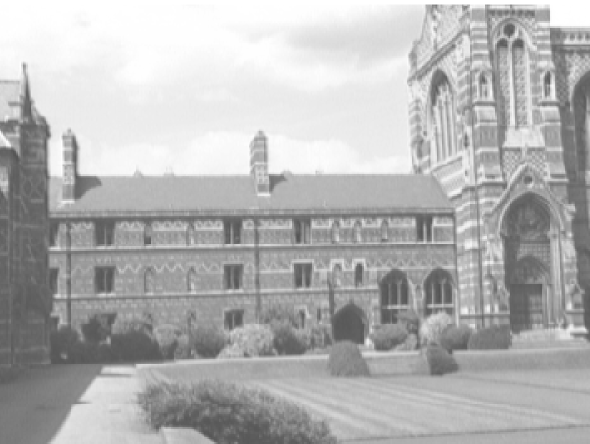
#> input picture Fotomosaico/im1_.png, 1180 x 888 px (shown at 1/2 size)
$ python do_mosaic_lesson.py
#> lines starting #> are read from the running program, lines starting #| are printed output that depends on the picture; after the words box and inside, x2 and y2 are one past the last pixel; in counts of white or black regions, pixels touching at a corner belong together; long printed decimals are rounded
### Fotomosaico/fotomosaic.py
import numpy as np
import cv2
import matplotlib.pyplot as plt


def show_image(image, title=None, cmap=None):
    """Show an image with matplotlib and keep the figure open."""
    plt.figure(figsize=(10, 8))
    if cmap is not None:
        plt.imshow(image, cmap=cmap)
    elif image.ndim == 2:
        plt.imshow(image, cmap='gray')
    else:
        plt.imshow(cv2.cvtColor(image, cv2.COLOR_BGR2RGB))
    plt.axis('off')
    if title is not None:
        plt.title(title)
    plt.draw()
    plt.pause(0.001)


def resize_for_sift(image, max_size=1000):
    """Resize the image if its largest dimension exceeds max_size."""
    h, w = image.shape[:2]
    if max(h, w) <= max_size:
        return image, 1.0
    scale = max_size / float(max(h, w))
    new_w = int(np.round(w * scale))
    new_h = int(np.round(h * scale))
    resized = cv2.resize(image, (new_w, new_h), interpolation=cv2.INTER_AREA)
    return resized, scale


def sift_features(image, nfeatures=800, contrastThreshold=0.04, edgeThreshold=10):
    """Extract SIFT keypoints and descriptors from a grayscale image."""
    image_uint8 = np.asarray(image, dtype=np.uint8)
    sift = cv2.SIFT_create(
        nfeatures=nfeatures,
        contrastThreshold=contrastThreshold,
        edgeThreshold=edgeThreshold,
    )
    keypoints, descriptors = sift.detectAndCompute(image_uint8, None)
    if descriptors is None:
        return np.zeros((0, 4), dtype=np.float32), np.zeros((0, 128), dtype=np.float32)

    frames = np.zeros((len(keypoints), 4), dtype=np.float32)
    for i, kp in enumerate(keypoints):
        frames[i, 0] = kp.pt[0]
        frames[i, 1] = kp.pt[1]
        frames[i, 2] = kp.size
        frames[i, 3] = kp.angle
    return frames, descriptors.astype(np.float32)


def match_features(d1, d2, ratio_thresh=0.75):
    """Match descriptors with k-NN and ratio test to avoid full distance matrices."""
    if d1.size == 0 or d2.size == 0:
        return np.zeros((0, 3), dtype=np.float32)

    matcher = cv2.BFMatcher(cv2.NORM_L2, crossCheck=False)
    raw_matches = matcher.knnMatch(d1, d2, k=2)
    matches = []
    for pair in raw_matches:
        if len(pair) < 2:
            continue
        m, n = pair
        if m.distance < ratio_thresh * n.distance:
            ratio = m.distance / max(n.distance, 1e-9)
            matches.append((m.queryIdx, m.trainIdx, ratio))
    if len(matches) == 0:
        return np.zeros((0, 3), dtype=np.float32)

    mm = np.array(matches, dtype=np.float32)
    sort_idx = np.argsort(mm[:, 2])
    return mm[sort_idx]


# [53 lines left out: functions get_matches, pdist2, not called in this run]


def data_normalize(pts):
    """Compute a normalization matrix for homogeneous points."""
    c = np.mean(pts[:2, :], axis=1)
    distances = np.sqrt((pts[0, :] - c[0]) ** 2 + (pts[1, :] - c[1]) ** 2)
    s = np.sqrt(2) / np.mean(distances)
    T = np.array([[s, 0.0, -c[0] * s], [0.0, s, -c[1] * s], [0.0, 0.0, 1.0]], dtype=np.float64)
    return T


def compute_homography(pts1, pts2):
    """Estimate a homography mapping pts1 to pts2 using normalized DLT."""
    T1 = data_normalize(pts1)
    T2 = data_normalize(pts2)

    npts1 = T1 @ pts1
    npts2 = T2 @ pts2
    l = npts1.shape[1]

    A = np.zeros((3 * l, 9), dtype=np.float64)
    A[:l, 3:6] = -np.repeat(npts2[2, :].reshape(l, 1), 3, axis=1) * npts1.T
    A[:l, 6:9] = np.repeat(npts2[1, :].reshape(l, 1), 3, axis=1) * npts1.T
    A[l:2 * l, 0:3] = np.repeat(npts2[2, :].reshape(l, 1), 3, axis=1) * npts1.T
    A[l:2 * l, 6:9] = -np.repeat(npts2[0, :].reshape(l, 1), 3, axis=1) * npts1.T
    A[2 * l:3 * l, 0:3] = -np.repeat(npts2[1, :].reshape(l, 1), 3, axis=1) * npts1.T
    A[2 * l:3 * l, 3:6] = np.repeat(npts2[0, :].reshape(l, 1), 3, axis=1) * npts1.T

    _, D, vh = np.linalg.svd(A)
    H = vh[-1, :].reshape((3, 3)).T
    H = np.linalg.inv(T2) @ H @ T1
    return H, D


def find_homography_ransac(pts1, pts2, reprojThreshold=4.0, maxIters=3000):
    """Estimate a robust homography using OpenCV RANSAC."""
    if pts1.shape[0] < 4 or pts2.shape[0] < 4:
        return np.eye(3, dtype=np.float64), np.zeros((0,), dtype=np.uint8)
    H, mask = cv2.findHomography(
        pts1.astype(np.float32),
        pts2.astype(np.float32),
        cv2.RANSAC,
        reprojThreshold,
        maxIters=maxIters,
    )
    if H is None:
        return np.eye(3, dtype=np.float64), np.zeros((0,), dtype=np.uint8)
    return H.astype(np.float64), mask.ravel().astype(np.uint8)


# [65 lines left out: functions get_inliers, steps, ransac_homography, reinard, not called in this run]


def transform_img(im, H, b_o):
    """Warp an image using a homography and return the resampled image and mask."""
    sz = im.shape
    b = np.array([[0, 0, 1], [sz[1], 0, 1], [0, sz[0], 1], [sz[1], sz[0], 1]], dtype=np.float64).T
    b_ = H @ b
    b_ = (b_ / b_[2, :]).T

    combined = np.vstack((b_, b_o))
    min_xy = np.floor(np.min(combined, axis=0))
    max_xy = np.ceil(np.max(combined, axis=0))
    width = max(1, int(max_xy[0] - min_xy[0]))
    height = max(1, int(max_xy[1] - min_xy[1]))

    T = np.array([[1.0, 0.0, -min_xy[0]], [0.0, 1.0, -min_xy[1]], [0.0, 0.0, 1.0]], dtype=np.float64)
    H_ = T @ H

    im_ = cv2.warpPerspective(im, H_, (width, height), flags=cv2.INTER_LINEAR)
    mask_src = np.ones((sz[0], sz[1]), dtype=np.uint8)
    mask_ = cv2.warpPerspective(mask_src, H_, (width, height), flags=cv2.INTER_NEAREST).astype(bool)
    return im_.astype(np.float32), mask_, b_


# [4 lines left out: function prepare_homogeneous_corners, not called in this run]

### Fotomosaico/do_mosaic_lesson.py
import os
import cv2
import numpy as np
import matplotlib.pyplot as plt

from fotomosaic import (
    show_image,
    sift_features,
    match_features,
    resize_for_sift,
    compute_homography,
    find_homography_ransac,
    ransac_homography,
    transform_img,
    reinard,
)


def press_enter_to_continue(message='Press Enter to continue...'):
    input(message)


def main():
    # load the two input images and convert them to grayscale
    im1 = cv2.imread('im1_.png')
#> im1 is the input picture: shape (888, 1180, 3); min 83, max 255, mean 179.3
    im2 = cv2.imread('im2_.png')
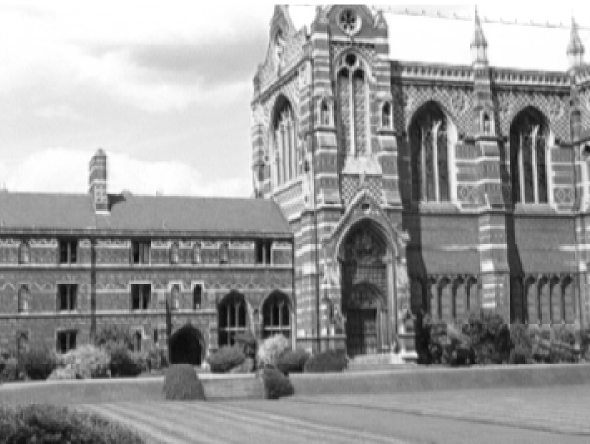
#> input picture Fotomosaico/im2_.png, 1180 x 888 px (shown at 1/2 size)
#> im2 is the input picture: shape (888, 1180, 3); min 8, max 255, mean 154.8
    if im1 is None or im2 is None:
        raise FileNotFoundError('Could not load im1_.png or im2_.png')

    im1, scale1 = resize_for_sift(im1, max_size=1000)
#> scale1 = 0.847
    im2, scale2 = resize_for_sift(im2, max_size=1000)
#> scale2 = 0.847
    i1 = cv2.cvtColor(im1, cv2.COLOR_BGR2GRAY).astype(np.float32)
    i2 = cv2.cvtColor(im2, cv2.COLOR_BGR2GRAY).astype(np.float32)

    # remove the white top border, as in the MATLAB version
    i1 = i1[10:, :]
#> i1: shape (743, 1000) float32
    i2 = i2[10:, :]
#> i2: shape (743, 1000) float32

    # show both input images side by side
    plt.figure(figsize=(12, 5))
    plt.subplot(1, 2, 1)
    plt.imshow(i1.astype(np.uint8), cmap='gray')
    plt.axis('off')
    plt.title('Image 1')
    plt.subplot(1, 2, 2)
    plt.imshow(i2.astype(np.uint8), cmap='gray')
    plt.axis('off')
    plt.title('Image 2')
    plt.show(block=False)
    press_enter_to_continue()

    # detect SIFT keypoints and descriptors in both images
    f1, d1 = sift_features(i1)
#> in sift_features, `keypoints, descriptors = sift.detectAndCompute(image_uint8, None)`: keypoints = 801 keypoints; strongest (x, y, size): (880, 64, 11.6), (928, 125, 8.2), (96, 269, 24.2), (937, 135, 7.3)
#> in sift_features, `frames = np.zeros((len(keypoints), 4), dtype=np.float32)`: frames = 801 rows, first 6: [0, 0, 0, 0], [0, 0, 0, 0], [0, 0, 0, 0], [0, 0, 0, 0], [0, 0, 0, 0], [0, 0, 0, 0]
#> the loop in sift_features, `for i, kp in enumerate(keypoints):` made 801 passes
#> kp on passes 1 to 3: keypoint at (10.5, 190), size 7.3, keypoint at (787.5, 517.3), size 8.2, keypoint at (788.6, 311.9), size 7
#> after the loop in sift_features, `for i, kp in enumerate(keypoints):`: frames = 801 rows, first 6: [10.47, 190, 7.28, 258.8], [787.5, 517.3, 8.22, 263.6], [788.6, 311.9, 6.96, 207.9], [788.6, 311.9, 6.96, 248.7], [12.83, 234.2, 8.05, 275.9], [988.9, 60.16, 6.94, 269.1]
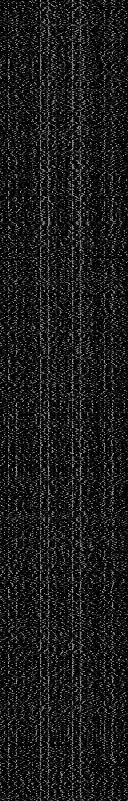
#> d1: shape (801, 128) float32; min 0, max 187, mean 26.9
#> f1 has the same summary as frames in sift_features
    f2, d2 = sift_features(i2)
#> in sift_features (call 2), `keypoints, descriptors = sift.detectAndCompute(image_uint8, None)`: keypoints = 800 keypoints; strongest (x, y, size): (702, 591, 7.7), (609, 116, 11.9), (480, 169, 19.6), (824, 189, 6.9)
#> in sift_features (call 2), `frames = np.zeros((len(keypoints), 4), dtype=np.float32)`: frames = 800 rows, first 6: [0, 0, 0, 0], [0, 0, 0, 0], [0, 0, 0, 0], [0, 0, 0, 0], [0, 0, 0, 0], [0, 0, 0, 0]
#> the loop in sift_features (call 2), `for i, kp in enumerate(keypoints):` made 800 passes
#> kp on passes 1 to 3: keypoint at (449, 583.7), size 20.5, keypoint at (631.1, 68.3), size 6.5, keypoint at (609, 115.9), size 11.9
#> after the loop in sift_features (call 2), `for i, kp in enumerate(keypoints):`: frames = 800 rows, first 6: [449, 583.7, 20.48, 230.3], [631.1, 68.27, 6.55, 282], [609, 115.9, 11.92, 346.9], [605.2, 98.97, 6, 26.77], [594.8, 91.01, 10.75, 19.11], [582.4, 113.7, 10.26, 215.8]
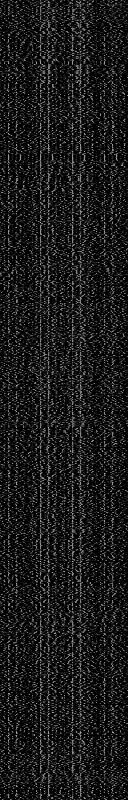
#> d2: shape (800, 128) float32; min 0, max 202, mean 27.2
#> f2 has the same summary as frames in sift_features

    # match descriptors using ratio test instead of a full distance matrix
    mm = match_features(d1, d2, ratio_thresh=0.75)
#> in match_features, `raw_matches = matcher.knnMatch(d1, d2, k=2)`: raw_matches = 801 matches
#> the loop in match_features, `for pair in raw_matches:` made 801 passes
#> ratio on passes 2, 4, 7, 8, 9, 11, 12, 18, 20, 21, 22, 23: 0.231, 0.635, 0.669, 0.429, 0.747, 0.403, 0.417, 0.381, 0.517, 0.48, 0.719, 0.407
#> after the loop in match_features, `for pair in raw_matches:`: matches = 343 items, first 6: (1, 452, 0.231), (3, 434, 0.635), (6, 69, 0.669), (7, 479, 0.429), (8, 354, 0.747), (10, 480, 0.403)
#> in match_features, `mm = np.array(matches, dtype=np.float32)`: mm = 343 rows, first 8: [1, 452, 0.231], [3, 434, 0.635], [6, 69, 0.669], [7, 479, 0.429], [8, 354, 0.747], [10, 480, 0.403], [11, 490, 0.417], [17, 423, 0.381]
#> in match_features, `sort_idx = np.argsort(mm[:, 2])`: sort_idx = 343 values, max 342 at index 314, min 0 at index 31, mean 171
#> mm = 343 rows, first 8: [197, 354, 0.0985], [343, 664, 0.142], [692, 546, 0.145], [443, 487, 0.146], [401, 303, 0.157], [544, 593, 0.162], [60, 14, 0.165], [426, 554, 0.165]
    mm = mm[mm[:, 2] < 0.95, :]

    # visualize matches as red-green overlay of the two grayscale images
    im12 = np.zeros((i1.shape[0], i1.shape[1], 3), dtype=np.float32)
    im12[:, :, 0] = i1
    im12[:, :, 1] = i2
    show_image(im12 / 255.0, title='Found matches')
    plt.plot([f1[mm[:, 0].astype(int), 0], f2[mm[:, 1].astype(int), 0]],
             [f1[mm[:, 0].astype(int), 1], f2[mm[:, 1].astype(int), 1]], '-', color='yellow')
    plt.draw()
    plt.pause(0.001)
    press_enter_to_continue()

    # compute the homography from image 1 to image 2 using all matches
    pt1 = np.column_stack((f1[:, :2], np.ones((f1.shape[0], 1), dtype=np.float64)))
#> pt1 = 801 rows, first 8: [10.47, 190, 1], [787.5, 517.3, 1], [788.6, 311.9, 1], [788.6, 311.9, 1], [12.83, 234.2, 1], [988.9, 60.16, 1], [988, 548.6, 1], [779.5, 259.2, 1]
    pt2 = np.column_stack((f2[:, :2], np.ones((f2.shape[0], 1), dtype=np.float64)))
#> pt2 = 800 rows, first 8: [449, 583.7, 1], [631.1, 68.27, 1], [609, 115.9, 1], [605.2, 98.97, 1], [594.8, 91.01, 1], [582.4, 113.7, 1], [780.8, 221.8, 1], [561.6, 200.5, 1]
    if mm.shape[0] < 4:
        raise RuntimeError('Not enough matches to compute initial homography.')
    H, _ = compute_homography(pt1[mm[:, 0].astype(int), :].T, pt2[mm[:, 1].astype(int), :].T)
#> in data_normalize, `c = np.mean(pts[:2, :], axis=1)`: c = [706.3, 337.9]
#> in data_normalize, `distances = np.sqrt((pts[0, :] - c[0]) ** 2 + (pts[1, :] - c[1]) ** 2)`: distances = 343 values, max 706.9 at index 342, min 30.79 at index 265, mean 235.1
#> in data_normalize, `s = np.sqrt(2) / np.mean(distances)`: s = 0.00601
#> in data_normalize, `T = np.array([[s, 0.0, -c[0] * s], [0.0, s, -c[1] * s], [0.0, 0.0, 1.0..`: T = [[0.00601, 0, -4.25], [0, 0.00601, -2.03], [0, 0, 1]]
#> in compute_homography, `T1 = data_normalize(pts1)`: T1 has the same summary as T in data_normalize
#> in compute_homography, `T2 = data_normalize(pts2)`: T2 = [[0.00638, 0, -2.85], [0, 0.00638, -2.42], [0, 0, 1]]
#> in compute_homography, `H = np.linalg.inv(T2) @ H @ T1`: H = [[0.632, -0.1, -145.8], [0.104, 0.469, -17.88], [0.000361, -0.000341, 0.436]]

    # verify the homography on one example match
    idx_check = min(32, mm.shape[0] - 1)
#> idx_check = 32
    pt1_test = pt1[mm[idx_check, 0].astype(int), :].T
#> pt1_test = [435.9, 416, 1]
    pt2_test = pt2[mm[idx_check, 1].astype(int), :].T
#> pt2_test = [158.4, 450.8, 1]
    pt1_test_ = H @ pt1_test
#> pt1_test_ = [88.25, 222.4, 0.452]
    pt1_test_ /= pt1_test_[2]
#> pt1_test_ = [195.4, 492.5, 1]
    print('Test correspondence:')
    print(np.column_stack((pt1_test_, pt2_test)))
#| [[195.434 158.397]
#|  [492.497 450.799]
#|  [  1.           1.        ]]
    press_enter_to_continue()

    # transform image 1 into the frame of image 2
    sz_o = i2.shape
#> sz_o = (743, 1000)
    b_o = np.array([[0.0, 0.0, 1.0], [sz_o[1], 0.0, 1.0], [0.0, sz_o[0], 1.0], [sz_o[1], sz_o[0], 1.0]], dtype=np.float64)
    i1n, i1n_mask, b_ = transform_img(i1, H, b_o)
#> in transform_img, `b_ = H @ b`: b_ = [[-145.8, 486.6, -220.2, 412.3], [-17.88, 86, 330.3, 434.2], [0.436, 0.797, 0.183, 0.543]]
#> in transform_img, `b_ = (b_ / b_[2, :]).T`: b_ = [[-334.3, -40.99, 1], [610.6, 107.9, 1], [-1205.1, 1808.2, 1], [758.6, 799, 1]]
#> in transform_img, `combined = np.vstack((b_, b_o))`: combined = [[-334.3, -40.99, 1], [610.6, 107.9, 1], [-1205.1, 1808.2, 1], [758.6, 799, 1], [0, 0, 1], [1000, 0, 1], [0, 743, 1], [1000, 743, 1]]
#> in transform_img, `min_xy = np.floor(np.min(combined, axis=0))`: min_xy = [-1206, -41, 1]
#> in transform_img, `max_xy = np.ceil(np.max(combined, axis=0))`: max_xy = [1000, 1809, 1]
#> in transform_img, `width = max(1, int(max_xy[0] - min_xy[0]))`: width = 2206
#> in transform_img, `height = max(1, int(max_xy[1] - min_xy[1]))`: height = 1850
#> in transform_img, `T = np.array([[1.0, 0.0, -min_xy[0]], [0.0, 1.0, -min_xy[1]], [0.0, 0...`: T = [[1, 0, 1206], [0, 1, 41], [0, 0, 1]]
#> in transform_img, `H_ = T @ H`: H_ = [[1.07, -0.512, 380.2], [0.119, 0.455, 0.00487], [0.000361, -0.000341, 0.436]]
#> in transform_img, `mask_ = cv2.warpPerspective(mask_src, H_, (width, height), flags=cv2.I..`:
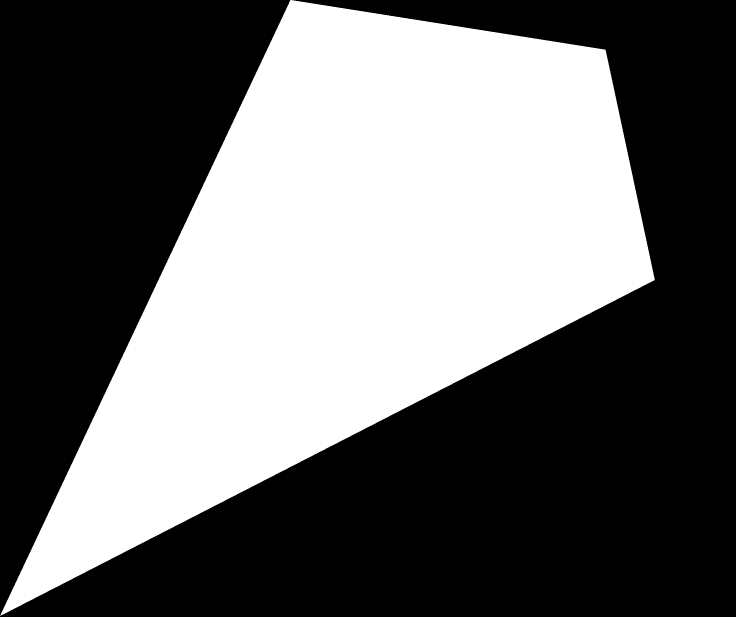
#> mask_: shape (1850, 2206) bool (shown at 1/3 size); 41.5% white; 1 white region, box (x1, y1, x2, y2) and area: (0, 0, 1964, 1848) 1691797
#> in transform_img, `mask_ = cv2.warpPerspective(mask_src, H_, (width, height), flags=cv2.I..`: mask_src: shape (743, 1000); every value is 1
    i2n, i2n_mask, _ = transform_img(i2, np.eye(3, dtype=np.float64), b_)
#> in transform_img (call 2), `mask_ = cv2.warpPerspective(mask_src, H_, (width, height), flags=cv2.I..`: mask_: shape (1850, 2206) bool; 18.2% white; 1 white region, box (x1, y1, x2, y2) and area: (1206, 41, 2206, 784) 743000

    # build a first mosaic without outlier rejection
    mosaic = i1n.copy()
    i12n_mask = i1n_mask & i2n_mask
#> i12n_mask: shape (1850, 2206) bool; 11.3% white; 1 white region, box (x1, y1, x2, y2) and area: (1206, 53, 1953, 784) 460364
    mosaic[i12n_mask] = (i1n[i12n_mask] + i2n[i12n_mask]) * 0.5
    i2n_only_mask = ~i1n_mask & i2n_mask
#> i2n_only_mask: shape (1850, 2206) bool; 6.9% white; 1 white region, box (x1, y1, x2, y2) and area: (1206, 41, 2206, 784) 282636
    mosaic[i2n_only_mask] = i2n[i2n_only_mask]

    show_image(mosaic.astype(np.uint8), title='Wrong mosaic')
    press_enter_to_continue()

    # run OpenCV RANSAC to find a robust homography using only inliers
    matched1 = f1[mm[:, 0].astype(int), :2]
#> matched1 = 343 pairs, first value 20.51 to 988, second value 11.09 to 600.1
    matched2 = f2[mm[:, 1].astype(int), :2]
#> matched2 = 343 pairs, first value 28.12 to 961, second value 58.64 to 637.6
    H, inlier_mask = find_homography_ransac(matched1, matched2, reprojThreshold=4.0, maxIters=3000)
#> in find_homography_ransac, `H, mask = cv2.findHomography( pts1.astype(np.float32), pts2.astype(np...`: H = [[1.11, -0.0321, -305.7], [0.0704, 1.06, -3.98], [0.000112, -1.33e-05, 1]]; mask = 343 values, max 1 at index 0, min 0 at index 177, mean 0.93
#> inlier_mask has the same summary as mask in find_homography_ransac
    if inlier_mask.sum() < 4:
        raise RuntimeError('RANSAC failed to find enough inliers.')
    mm_inliers = mm[inlier_mask.astype(bool), :]
#> mm_inliers = 319 rows, first 8: [197, 354, 0.0985], [343, 664, 0.142], [692, 546, 0.145], [443, 487, 0.146], [401, 303, 0.157], [544, 593, 0.162], [60, 14, 0.165], [426, 554, 0.165]

    idx_check = min(32, mm_inliers.shape[0] - 1)
    pt1_test = pt1[mm_inliers[idx_check, 0].astype(int), :].T
    pt2_test = pt2[mm_inliers[idx_check, 1].astype(int), :].T
    pt1_test_ = H @ pt1_test
#> pt1_test_ = [164.9, 469, 1.04]
    pt1_test_ /= pt1_test_[2]
#> pt1_test_ = [158.1, 449.6, 1]
    print('Test correspondence after RANSAC:')
    print(np.column_stack((pt1_test_, pt2_test)))
#| [[158.123 158.397]
#|  [449.608 450.799]
#|  [  1.           1.        ]]
    press_enter_to_continue()

    show_image(im12 / 255.0, title='Inlier matches')
    plt.plot([f1[mm_inliers[:, 0].astype(int), 0], f2[mm_inliers[:, 1].astype(int), 0]],
             [f1[mm_inliers[:, 0].astype(int), 1], f2[mm_inliers[:, 1].astype(int), 1]], '-', color='yellow')
    plt.draw()
    plt.pause(0.001)
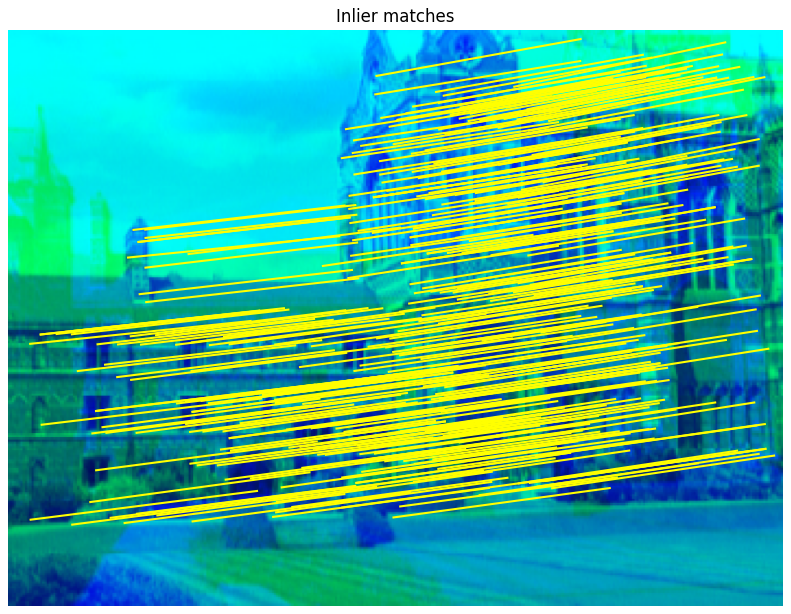
#> figure drawn by matplotlib, 1 panel
    press_enter_to_continue()

    i1n, i1n_mask, b_ = transform_img(i1, H, b_o)
#> in transform_img (call 3), `b_ = H @ b`: b_ = [[-305.7, 804.5, -329.5, 780.6], [-3.98, 66.44, 785.9, 856.3], [1, 1.11, 0.99, 1.1]]
#> in transform_img (call 3), `b_ = (b_ / b_[2, :]).T`: b_ = [[-305.7, -3.98, 1], [723.8, 59.78, 1], [-332.8, 793.7, 1], [708.6, 777.3, 1]]
#> in transform_img (call 3), `combined = np.vstack((b_, b_o))`: combined = [[-305.7, -3.98, 1], [723.8, 59.78, 1], [-332.8, 793.7, 1], [708.6, 777.3, 1], [0, 0, 1], [1000, 0, 1], [0, 743, 1], [1000, 743, 1]]
#> in transform_img (call 3), `min_xy = np.floor(np.min(combined, axis=0))`: min_xy = [-333, -4, 1]
#> in transform_img (call 3), `max_xy = np.ceil(np.max(combined, axis=0))`: max_xy = [1000, 794, 1]
#> in transform_img (call 3), `width = max(1, int(max_xy[0] - min_xy[0]))`: width = 1333
#> in transform_img (call 3), `height = max(1, int(max_xy[1] - min_xy[1]))`: height = 798
#> in transform_img (call 3), `T = np.array([[1.0, 0.0, -min_xy[0]], [0.0, 1.0, -min_xy[1]], [0.0, 0...`: T = [[1, 0, 333], [0, 1, 4], [0, 0, 1]]
#> in transform_img (call 3), `H_ = T @ H`: H_ = [[1.15, -0.0365, 27.33], [0.0709, 1.06, 0.0232], [0.000112, -1.33e-05, 1]]
#> in transform_img (call 3), `mask_ = cv2.warpPerspective(mask_src, H_, (width, height), flags=cv2.I..`:
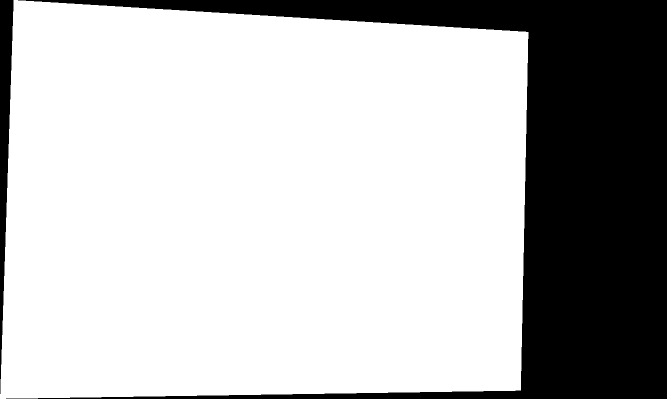
#> mask_: shape (798, 1333) bool (shown at 1/2 size); 73.8% white; 2 black regions, box (x1, y1, x2, y2) and area: (12, 0, 1333, 798) 267730, (0, 0, 27, 788) 10943
    i2n, i2n_mask, _ = transform_img(i2, np.eye(3, dtype=np.float64), b_)
#> in transform_img (call 4), `mask_ = cv2.warpPerspective(mask_src, H_, (width, height), flags=cv2.I..`: mask_: shape (798, 1333) bool; 69.8% white; 1 black region, box (x1, y1, x2, y2) and area: (0, 0, 1333, 798) 320734

    mosaic = i1n.copy()
    i12n_mask = i1n_mask & i2n_mask
#> i12n_mask: shape (798, 1333) bool; 47.6% white; 1 white region, box (x1, y1, x2, y2) and area: (333, 19, 1057, 747) 505841
    mosaic[i12n_mask] = (i1n[i12n_mask] + i2n[i12n_mask]) * 0.5
#> mosaic: shape (798, 1333) float32
    i2n_only_mask = ~i1n_mask & i2n_mask
#> i2n_only_mask: shape (798, 1333) bool; 22.3% white; 1 white region, box (x1, y1, x2, y2) and area: (333, 4, 1333, 747) 237159
    mosaic[i2n_only_mask] = i2n[i2n_only_mask]

    show_image(mosaic.astype(np.uint8), title='Good mosaic')
#> call 4 of show_image, with title = 'Good mosaic'
#> in show_image (call 4), `plt.pause(0.001)`:
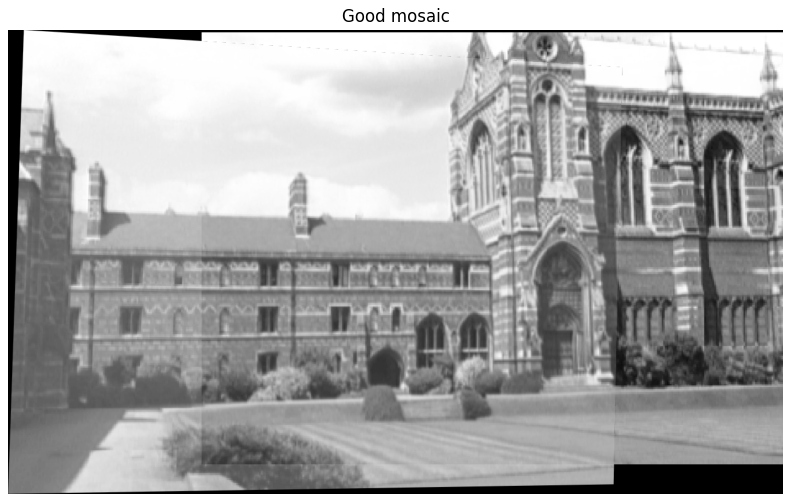
#> figure drawn by matplotlib, 1 panel
    press_enter_to_continue()

    i1n_cc = reinard(i1n.copy(), i1n_mask, i2n, i2n_mask)

    plt.figure(figsize=(12, 5))
    plt.subplot(1, 2, 1)
    plt.imshow(i1n_cc.astype(np.uint8), cmap='gray')
    plt.axis('off')
    plt.title('I1 with intensities registered w.r.t. I2')
    plt.subplot(1, 2, 2)
    plt.imshow(i2n.astype(np.uint8), cmap='gray')
    plt.axis('off')
    plt.title('I2')
    plt.show(block=False)
    press_enter_to_continue()

    mosaic = i1n_cc.copy()
    i12n_mask = i1n_mask & i2n_mask
    mosaic[i12n_mask] = (i1n_cc[i12n_mask] + i2n[i12n_mask]) * 0.5
    i2n_only_mask = ~i1n_mask & i2n_mask
    mosaic[i2n_only_mask] = i2n[i2n_only_mask]

    show_image(mosaic.astype(np.uint8), title='Good mosaic with color correction')
    press_enter_to_continue()


if __name__ == '__main__':
#> (the run stopped early here; a loop or call above may not have finished)
